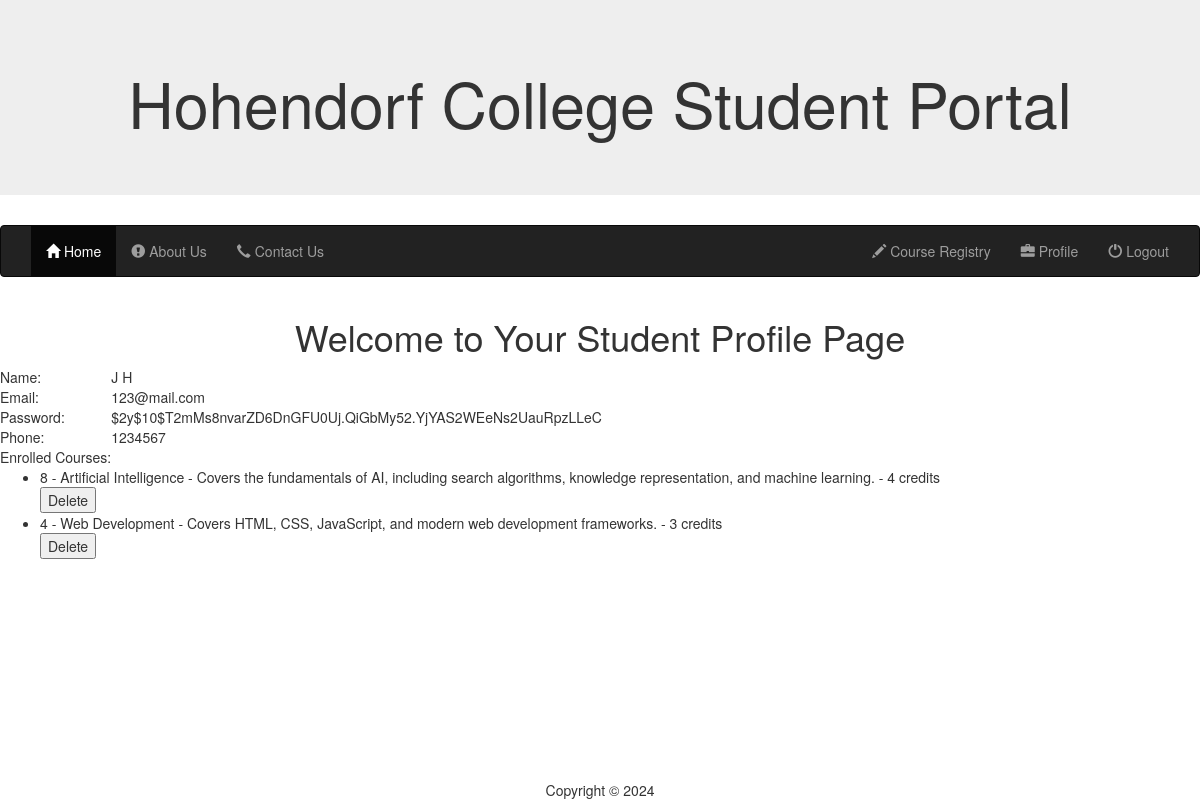
Screenshot of /cst499_project_PHP/profile.php (signed in) with the database file from the repository.
### tables this page shows
CREATE TABLE `courses` (
  `course_id` int(11) NOT NULL,
  `course_name` varchar(100) NOT NULL,
  `description` text DEFAULT NULL,
  `credits` int(11) NOT NULL
);

### cst499_project_PHP/profile.php (the view, shortened to what this page needs)
<?php
$host = DBHOST;
$db = DBNAME;
$uname = DBUSER;
$db_pass = DBPASS;
$conn = new mysqli($host,$uname,$db_pass,$db);
$query = "SELECT courses.course_name, courses.description, courses.credits, courses.course_id
FROM registrations JOIN courses ON registrations.course_id = courses.course_id WHERE registrations.user_id = ?";
$stmt = $conn->prepare($query);
$stmt->bind_param("i", $_SESSION['user_id']);
$stmt->execute();
$result = $stmt->get_result();
?>
<!DOCTYPE html>
<html lang="en">
<head>
    <link rel="stylesheet" href="http://maxcdn.bootstrapcdn.com/bootstrap/3.3.6/css/bootstrap.min.css">
</head>
<body>
    <?php include 'master.php'; ?>
    <div class="container text-center">
        <h1>Welcome to Your Student Profile Page</h1>
    </div>
    <div>
        <table>
            <tr>
                <td>Name: </td>
                <td><?php echo $_SESSION['fname'] . ' ' . $_SESSION['lname'];?></td>
            </tr>
            <tr>
                <td>Email: </td>
                <td><?php echo $_SESSION['email'];?></td>
            </tr>
            <tr>
                <td>Password: </td>
                <td><?php echo $_SESSION['password'];?></td>
            </tr>
            <tr>
                <td>Phone: </td>
                <td><?php echo $_SESSION['phone'];?></td>
            </tr>
            <tr>
            <td>Enrolled Courses: </td>
            </tr>
            </table>
            <ul>
             <?php while ($row = $result->fetch_assoc()): ?>
                        <li>
                            <?php echo $row['course_id']; ?> -
                            <?php echo $row['course_name']; ?> -
                            <?php echo $row['description']; ?> -
                            <?php echo $row['credits']; ?> credits
                            <form method="POST" action="profile.php" >
                                <button type="submit">Delete</button>
                            </form>
                        </li>
                    <?php endwhile; ?>
                </ul>
            </div>
    <?php require_once 'footer.php'; ?>
</body>
</html>

### cst499_project_PHP/master.php (shortened to what this page needs)
<!DOCTYPE html>
<html lang="en">
<head>
	<link rel="stylesheet" href="http://maxcdn.bootstrapcdn.com/bootstrap/3.3.6/css/bootstrap.min.css" />
</head>
<body>
	<div class="jumbotron">
		<div class="container text-center">
			<h1>Hohendorf College Student Portal</h1>
		</div>
	</div>
	<nav class="navbar navbar-inverse">
		<div class="container-fluid">
			<div class="collapse navbar-collapse" id="myNavbar">
				<ul class="nav navbar-nav">
					<li class="active"><a href="index.php"><span class="glyphicon glyphicon-home"></span> Home</a></li>
					<li><a href="#"><span class="glyphicon glyphicon-exclamation-sign"></span> About Us</a></li>
					<li><a href="contact_us.php"><span class="glyphicon glyphicon-earphone"></span> Contact Us</a></li>
				</ul>
				<ul class="nav navbar-nav navbar-right">
					<?php
					if (isset($_SESSION['email'])) {
						echo '<li><a href="register_class.php"><span class="glyphicon glyphicon-pencil"></span> Course Registry</a></li>';
						echo '<li><a href="profile.php"><span class="glyphicon glyphicon-briefcase"></span> Profile</a></li>';
						echo '<li><a href="index.php?Logout=1"><span class="glyphicon glyphicon-off"></span> Logout</a></li>';
					} else {
						echo '<li><a href="login.php"><span class="glyphicon glyphicon-user"></span> Login</a></li>';
						echo '<li><a href="registration.php"><span class="glyphicon glyphicon-pencil"></span> Register</a></li>';
					}
					?>
				</ul>
			</div>
		</div>
	</nav>
</body>
</html>

### cst499_project_PHP/footer.php (shortened to what this page needs)
<!DOCTYPE html>
<html lang="en">
<head>
    <link rel="stylesheet" href="http://maxcdn.bootstrapcdn.com/bootstrap/3.3.6/css/bootstrap.min.css">
</head>
<body>
    <div class="navbar-fixed-bottom row-fluid">
        <div class="navbar-inner">
            <div class="container text-center">
                Copyright © 2024
            </div>
        </div>
    </div>
</body>
</html>

### rows the page displays
courses: course_id "8", course_name "Artificial Intelligence", description "Covers the fundamentals of AI, including search algorithms, knowledge representation, and machine learning.", credits "4"
courses: course_id "4", course_name "Web Development", description "Covers HTML, CSS, JavaScript, and modern web development frameworks.", credits "3"

### other values shown
$_SESSION['fname'] "J"
$_SESSION['lname'] "H"
$_SESSION['email'] "123@mail.com"
$_SESSION['password'] "$2y$10$T2mMs8nvarZD6DnGFU0Uj.QiGbMy52.YjYAS2WEeNs2UauRpzLLeC"
$_SESSION['phone'] "1234567"
